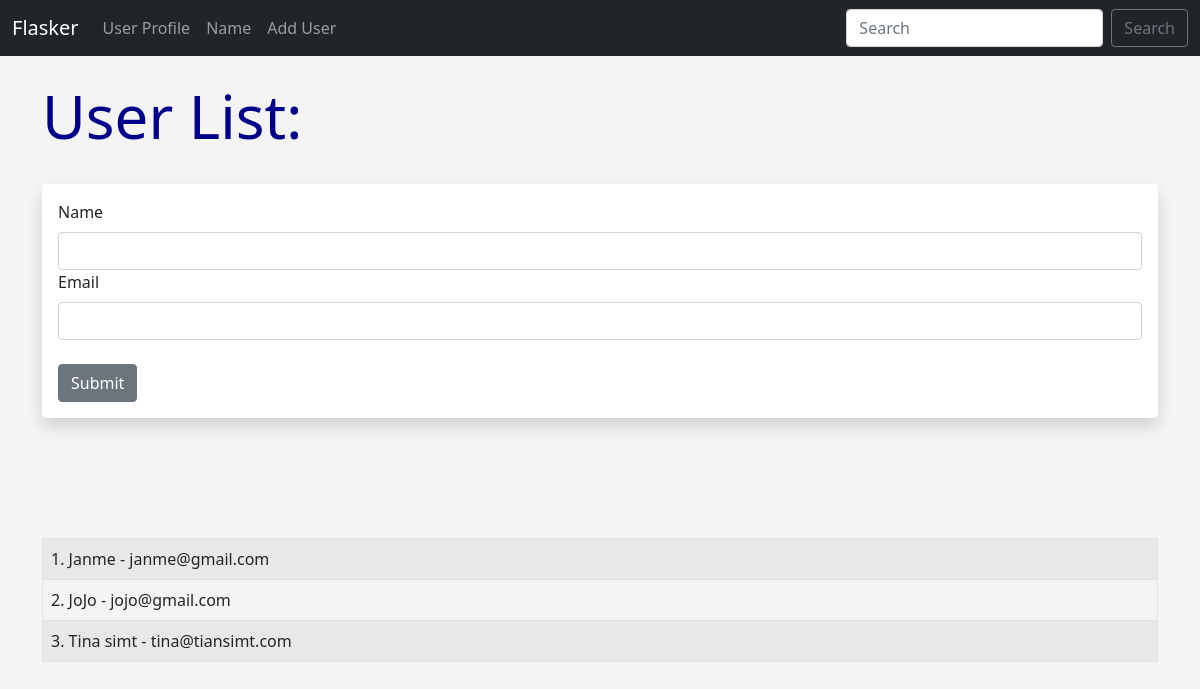
The page /user/add on the database as committed earlier.
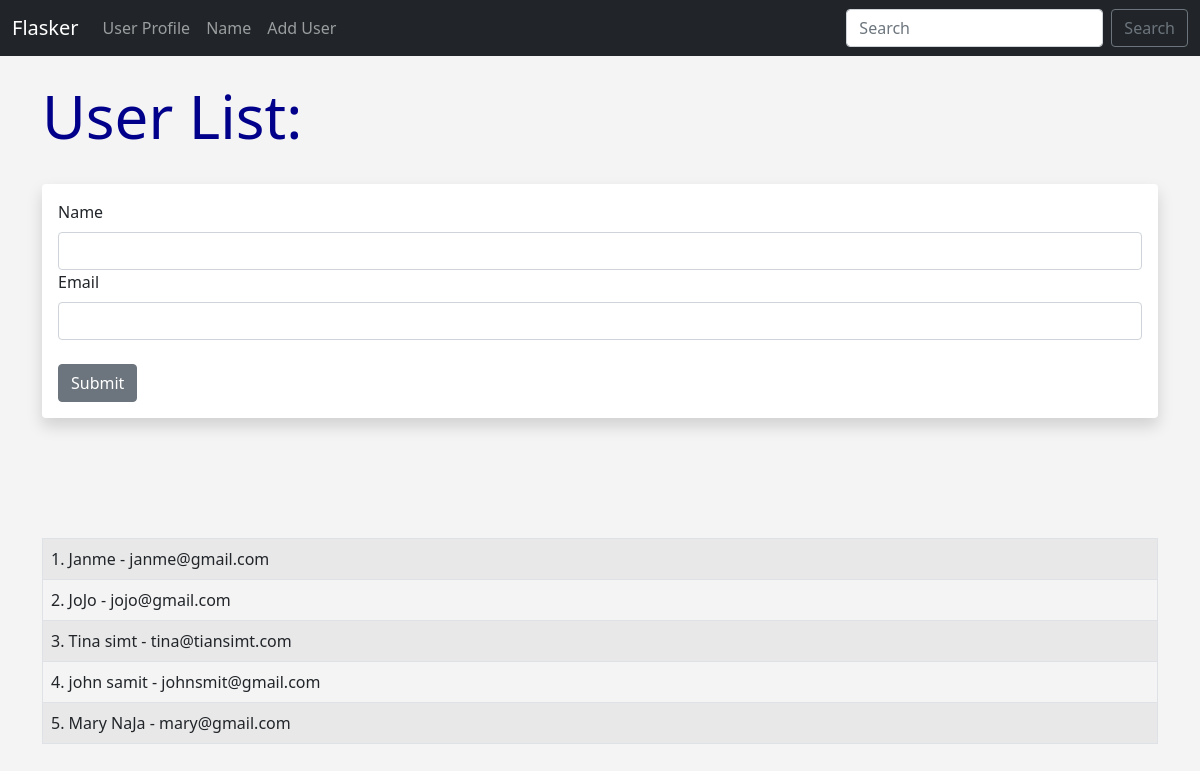
The same page on the database as committed later.
### hello.py (models this page shows, shortened)
class Users(db.Model):
    id = db.Column(db.Integer, primary_key=True)
    name = db.Column(db.String(200), nullable=False)
    email = db.Column(db.String(120), nullable=False, unique=True)
    date_added = db.Column(db.DateTime, default=datetime.utcnow)

### hello.py (the view, shortened to what this page needs)
@app.route('/user/add', methods=['GET', 'POST'])
def add_user():
    name = None
    form = UserForm()
    our_users = Users.query.order_by(Users.date_added)
    return render_template("add_user.html",
        form=form,
        name=name,
        our_users=our_users)

### hello.py
class UserForm(FlaskForm):
    name = StringField("Name", validators=[DataRequired()])
    email = StringField("Email", validators=[DataRequired()])
    submit = SubmitField("Submit")

### templates/add_user.html (shortened to what this page needs)
{% extends 'base.html' %}
{% block content %}
{% if name %}
	<h1>User Added</h1>
	<br/><br/><br/>
<table class="table table-hover table-bordered table-striped">
{% for our_user in our_users %}
	<tr>
		<td>{{ our_user.id }}. {{ our_user.name}} - {{
		our_user.email}}</td>
	</tr>
{% endfor %}
</table>
{% else %}
	<h1>User List:</h1>
	<br/>
<div class="shadow p-3 mb-5 bg-body rounded">
	<form method="POST">
		{{ form.name.label(class="form-label") }}
		{{ form.name(class="form-control") }}
		{{ form.email.label(class="form-label") }}
		{{ form.email(class="form-control") }}
		<br/>
		{{ form.submit(class="btn btn-secondary") }}
	</form>
</div>
<br/><br/><br/>
<table class="table table-hover table-bordered table-striped">
{% for our_user in our_users %}
	<tr>
		<td>{{ our_user.id }}. {{ our_user.name}} - {{
		our_user.email}}</td>
	</tr>
{% endfor %}
</table>
{% endif %}
{% endblock %}

### templates/base.html (shortened to what this page needs)
<!doctype html>
<html lang="en">
  <head>
    <link href="https://cdn.jsdelivr.net/npm/bootstrap@5.1.3/dist/css/bootstrap.min.css" rel="stylesheet">
    <link href="{{ url_for('static', filename='css/style.css')}}" rel="stylesheet">
  </head>
  <body>
  	{% include 'navbar.html' %}
  	<br/>
  	<div class="container">
    {% block content %}
	{% endblock %}
	</div>
  </body>
</html>

### templates/navbar.html (shortened to what this page needs)
<nav class="navbar navbar-expand-lg navbar-dark bg-dark">
  <div class="container-fluid">
    <a class="navbar-brand" href="{{ url_for('index')}}">Flasker</a>
    <div class="collapse navbar-collapse" id="navbarSupportedContent">
      <ul class="navbar-nav me-auto mb-2 mb-lg-0">
        <li class="nav-item">
          <a class="nav-link" href="{{ url_for('user', name='John')}}">User Profile</a>
        </li>
        <li class="nav-item">
          <a class="nav-link" href="{{ url_for('name')}}">Name</a>
        </li>
        <li class="nav-item">
          <a class="nav-link" href="{{ url_for('add_user')}}">Add User</a>
        </li>
      </ul>
      <form class="d-flex">
        <input class="form-control me-2" type="search" placeholder="Search" aria-label="Search">
        <button class="btn btn-outline-secondary" type="submit">Search</button>
      </form>
    </div>
  </div>
</nav>

### static/css/style.css (style rules this page uses)
h1 { color: darkblue; font-size: 60px; }
body { background: #f4f4f4; }

Rows that differ between the two databases and show on the page:
added Users: id "4", name "john samit", email "johnsmit@gmail.com"
added Users: id "5", name "Mary NaJa", email "mary@gmail.com"
